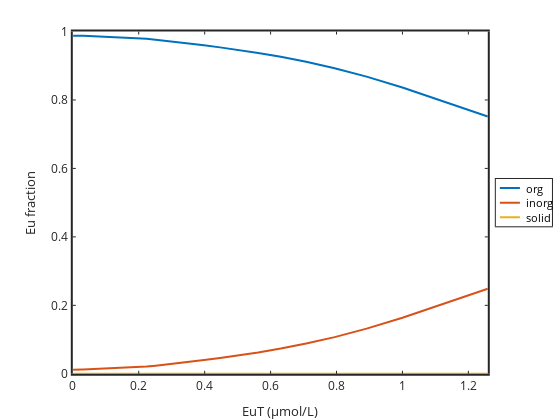

Here is the notebook cell this chart was saved with:
### Code cell
graphics_toolkit("plotly")
plot(EuT*1e6,organicbound./EuT,'linewidth',2,EuT*1e6,inorganicbound./EuT,'linewidth',2,EuT*1e6,solidbound./EuT,'linewidth',2)
legend('org','inorg','solid','location','eastoutside')
set(gca,'linewidth',2,'fontsize',12)
xlabel('EuT (\mumol/L)'); ylabel('Eu fraction')
axis([0 max(EuT*1e6) 0 1])

### Figure 1 — Plotly figure (JSON) as saved in the notebook; plotly's stock layout.template omitted (floating-point values rounded to 4 significant figures)
{"data": [{"line": {"color": "rgb(0,113,188)", "dash": "solid", "width": 2}, "marker": {"color": "rgb(0,113,188)", "line": {"color": "rgb(0,113,188)"}, "size": 6, "symbol": "none"}, "mode": "lines", "name": "org", "showlegend": true, "type": "scatter", "visibility": true, "x": [0.001, 0.001122, 0.001259, 0.001413, 0.001585, 0.001778, 0.001995, 0.002239, 0.002512, 0.002818, 0.003162, 0.003548, 0.003981, 0.004467, 0.005012, 0.005623, 0.00631, 0.007079, 0.007943, 0.008913, 0.01, 0.01122, 0.01259, 0.01413, 0.01585, 0.01778, 0.01995, 0.02239, 0.02512, 0.02818, 0.03162, 0.03548, 0.03981, 0.04467, 0.05012, 0.05623, 0.0631, 0.07079, 0.07943, 0.08913, 0.1, 0.1122, 0.1259, 0.1413, 0.1585, 0.1778, 0.1995, 0.2239, 0.2512, 0.2818, 0.3162, 0.3548, 0.3981, 0.4467, 0.5012, 0.5623, 0.631, 0.7079, 0.7943, 0.8913, 1, 1.122, 1.259], "xaxis": "x", "y": [0.9879, 0.9879, 0.9879, 0.9879, 0.9879, 0.9879, 0.9879, 0.9879, 0.9879, 0.9879, 0.9879, 0.9879, 0.9879, 0.9879, 0.9879, 0.9879, 0.9879, 0.9879, 0.9879, 0.9879, 0.9878, 0.9878, 0.9878, 0.9878, 0.9878, 0.9877, 0.9877, 0.9876, 0.9875, 0.9874, 0.9873, 0.9871, 0.987, 0.9868, 0.9867, 0.9865, 0.9864, 0.9862, 0.9859, 0.9857, 0.9854, 0.985, 0.9845, 0.9839, 0.9831, 0.982, 0.9806, 0.9787, 0.9762, 0.973, 0.9693, 0.9648, 0.9597, 0.9536, 0.9464, 0.9374, 0.9262, 0.9118, 0.8929, 0.8681, 0.8363, 0.7971, 0.7514], "yaxis": "y"}, {"line": {"color": "rgb(216,82,24)", "dash": "solid", "width": 2}, "marker": {"color": "rgb(216,82,24)", "line": {"color": "rgb(216,82,24)"}, "size": 6, "symbol": "none"}, "mode": "lines", "name": "inorg", "showlegend": true, "type": "scatter", "visibility": true, "x": [0.001, 0.001122, 0.001259, 0.001413, 0.001585, 0.001778, 0.001995, 0.002239, 0.002512, 0.002818, 0.003162, 0.003548, 0.003981, 0.004467, 0.005012, 0.005623, 0.00631, 0.007079, 0.007943, 0.008913, 0.01, 0.01122, 0.01259, 0.01413, 0.01585, 0.01778, 0.01995, 0.02239, 0.02512, 0.02818, 0.03162, 0.03548, 0.03981, 0.04467, 0.05012, 0.05623, 0.0631, 0.07079, 0.07943, 0.08913, 0.1, 0.1122, 0.1259, 0.1413, 0.1585, 0.1778, 0.1995, 0.2239, 0.2512, 0.2818, 0.3162, 0.3548, 0.3981, 0.4467, 0.5012, 0.5623, 0.631, 0.7079, 0.7943, 0.8913, 1, 1.122, 1.259], "xaxis": "x", "y": [0.01208, 0.0121, 0.0121, 0.0121, 0.01207, 0.01207, 0.01206, 0.01209, 0.01208, 0.01208, 0.01208, 0.0121, 0.01209, 0.0121, 0.0121, 0.01211, 0.01211, 0.01212, 0.01213, 0.01214, 0.01215, 0.01219, 0.01221, 0.01224, 0.01224, 0.01227, 0.01232, 0.01243, 0.01251, 0.01263, 0.01274, 0.01289, 0.013, 0.01315, 0.01329, 0.01346, 0.01363, 0.01382, 0.01406, 0.01432, 0.01464, 0.01504, 0.01553, 0.01615, 0.01691, 0.01797, 0.0194, 0.02135, 0.02384, 0.02697, 0.03073, 0.03516, 0.0403, 0.04637, 0.05363, 0.06256, 0.07378, 0.08823, 0.1071, 0.1319, 0.1637, 0.2029, 0.2486], "yaxis": "y"}, {"line": {"color": "rgb(236,176,31)", "dash": "solid", "width": 2}, "marker": {"color": "rgb(236,176,31)", "line": {"color": "rgb(236,176,31)"}, "size": 6, "symbol": "none"}, "mode": "lines", "name": "solid", "showlegend": true, "type": "scatter", "visibility": true, "x": [0.001, 0.001122, 0.001259, 0.001413, 0.001585, 0.001778, 0.001995, 0.002239, 0.002512, 0.002818, 0.003162, 0.003548, 0.003981, 0.004467, 0.005012, 0.005623, 0.00631, 0.007079, 0.007943, 0.008913, 0.01, 0.01122, 0.01259, 0.01413, 0.01585, 0.01778, 0.01995, 0.02239, 0.02512, 0.02818, 0.03162, 0.03548, 0.03981, 0.04467, 0.05012, 0.05623, 0.0631, 0.07079, 0.07943, 0.08913, 0.1, 0.1122, 0.1259, 0.1413, 0.1585, 0.1778, 0.1995, 0.2239, 0.2512, 0.2818, 0.3162, 0.3548, 0.3981, 0.4467, 0.5012, 0.5623, 0.631, 0.7079, 0.7943, 0.8913, 1, 1.122, 1.259], "xaxis": "x", "y": [0, 0, 0, 0, 0, 0, 0, 0, 0, 0, 0, 0, 0, 0, 0, 0, 0, 0, 0, 0, 0, 0, 0, 0, 0, 0, 0, 0, 0, 0, 0, 0, 0, 0, 0, 0, 0, 0, 0, 0, 0, 0, 0, 0, 0, 0, 0, 0, 0, 0, 0, 0, 0, 0, 0, 0, 0, 0, 0, 0, 0, 0, 0], "yaxis": "y"}, {"hoverinfo": "none", "line": {"color": "rgb(0,113,188)", "dash": "solid", "width": 2}, "marker": {"color": "rgb(0,113,188)", "line": {"color": "rgb(0,113,188)"}, "size": 6, "symbol": "none"}, "mode": "lines", "name": "", "showlegend": false, "type": "scatter", "visibility": true, "x": [3, 18], "xaxis": "x2", "y": [6.78, 6.78], "yaxis": "y2"}, {"hoverinfo": "none", "line": {"color": "rgb(216,82,24)", "dash": "solid", "width": 2}, "marker": {"color": "rgb(216,82,24)", "line": {"color": "rgb(216,82,24)"}, "size": 6, "symbol": "none"}, "mode": "lines", "name": "", "showlegend": false, "type": "scatter", "visibility": true, "x": [3, 18], "xaxis": "x2", "y": [17.67, 17.67], "yaxis": "y2"}, {"hoverinfo": "none", "line": {"color": "rgb(236,176,31)", "dash": "solid", "width": 2}, "marker": {"color": "rgb(236,176,31)", "line": {"color": "rgb(236,176,31)"}, "size": 6, "symbol": "none"}, "mode": "lines", "name": "", "showlegend": false, "type": "scatter", "visibility": true, "x": [3, 18], "xaxis": "x2", "y": [28.55, 28.55], "yaxis": "y2"}], "layout": {"annotations": [{"font": {"color": "rgb(0, 0, 0)", "size": 10.8}, "showarrow": false, "text": "org", "x": 21, "xanchor": "left", "xref": "x2", "y": 6.78, "yanchor": "middle", "yref": "y2"}, {"font": {"color": "rgb(0, 0, 0)", "size": 10.8}, "showarrow": false, "text": "inorg", "x": 21, "xanchor": "left", "xref": "x2", "y": 17.67, "yanchor": "middle", "yref": "y2"}, {"font": {"color": "rgb(0, 0, 0)", "size": 10.8}, "showarrow": false, "text": "solid", "x": 21, "xanchor": "left", "xref": "x2", "y": 28.55, "yanchor": "middle", "yref": "y2"}], "height": 420, "hovermode": "closest", "margin": {"b": 0, "l": 0, "r": 0, "t": 0}, "plot_bgcolor": "rgba(0, 0, 0, 0)", "showlegend": false, "width": 560, "xaxis": {"anchor": "y", "autorange": false, "domain": [0.13, 0.8711], "exponentformat": "none", "gridcolor": "rgba(38,38,38,0.15)", "gridwidth": 2, "linecolor": "rgb(38,38,38)", "linewidth": 2, "mirror": "ticks", "range": [0, 1.259], "showgrid": false, "showline": true, "side": "bottom", "spikedash": "solid", "spikemode": "across", "spikesides": false, "spikethickness": 1, "tickangle": 0, "tickcolor": "rgb(38,38,38)", "tickfont": {"color": "rgb(38,38,38)", "size": 12}, "ticklen": 3, "ticks": "inside", "ticktext": ["0", "0.2", "0.4", "0.6", "0.8", "1", "1.2"], "tickvals": [0, 0.2, 0.4, 0.6, 0.8, 1, 1.2], "title": {"font": {"color": "rgb(38,38,38)", "size": 13.2}, "text": "EuT (&#956;mol/L)"}, "type": "linear", "visible": true, "zeroline": false}, "xaxis2": {"anchor": "y2", "autorange": false, "domain": [0.8854, 0.9857], "exponentformat": "none", "fixedrange": true, "gridcolor": "rgba(38,38,38,0.15)", "gridwidth": 1, "linecolor": "rgb(38,38,38)", "linewidth": 1, "mirror": true, "range": [0, 41.92], "showgrid": false, "showline": true, "showspikes": false, "side": "bottom", "spikedash": "solid", "spikemode": "across", "spikesides": false, "spikethickness": 1, "tickangle": 0, "tickcolor": "rgb(38,38,38)", "tickfont": {"color": "rgb(38,38,38)", "size": 10.8}, "ticklen": 3, "ticks": "", "ticktext": [], "tickvals": [], "title": {"font": {"color": "rgb(0, 0, 0)", "size": 11.88}, "text": ""}, "type": "linear", "visible": true, "zeroline": false}, "yaxis": {"anchor": "x", "autorange": false, "domain": [0.11, 0.925], "exponentformat": "none", "gridcolor": "rgba(38,38,38,0.15)", "gridwidth": 2, "linecolor": "rgb(38,38,38)", "linewidth": 2, "mirror": "ticks", "range": [0, 1], "showgrid": false, "showline": true, "side": "left", "spikedash": "solid", "spikemode": "across", "spikesides": false, "spikethickness": 1, "tickangle": 0, "tickcolor": "rgb(38,38,38)", "tickfont": {"color": "rgb(38,38,38)", "size": 12}, "ticklen": 3, "ticks": "inside", "ticktext": ["0", "0.2", "0.4", "0.6", "0.8", "1"], "tickvals": [0, 0.2, 0.4, 0.6, 0.8, 1], "title": {"font": {"color": "rgb(38,38,38)", "size": 13.2}, "text": "Eu fraction"}, "type": "linear", "visible": true, "zeroline": false}, "yaxis2": {"anchor": "x2", "autorange": false, "domain": [0.4612, 0.5738], "exponentformat": "none", "fixedrange": true, "gridcolor": "rgba(38,38,38,0.15)", "gridwidth": 1, "linecolor": "rgb(38,38,38)", "linewidth": 1, "mirror": true, "range": [35.33, 0], "showgrid": false, "showline": true, "showspikes": false, "side": "left", "spikedash": "solid", "spikemode": "across", "spikesides": false, "spikethickness": 1, "tickangle": 0, "tickcolor": "rgb(38,38,38)", "tickfont": {"color": "rgb(38,38,38)", "size": 10.8}, "ticklen": 3, "ticks": "", "ticktext": [], "tickvals": [], "title": {"font": {"color": "rgb(0, 0, 0)", "size": 11.88}, "text": ""}, "type": "linear", "visible": true, "zeroline": false}}}
